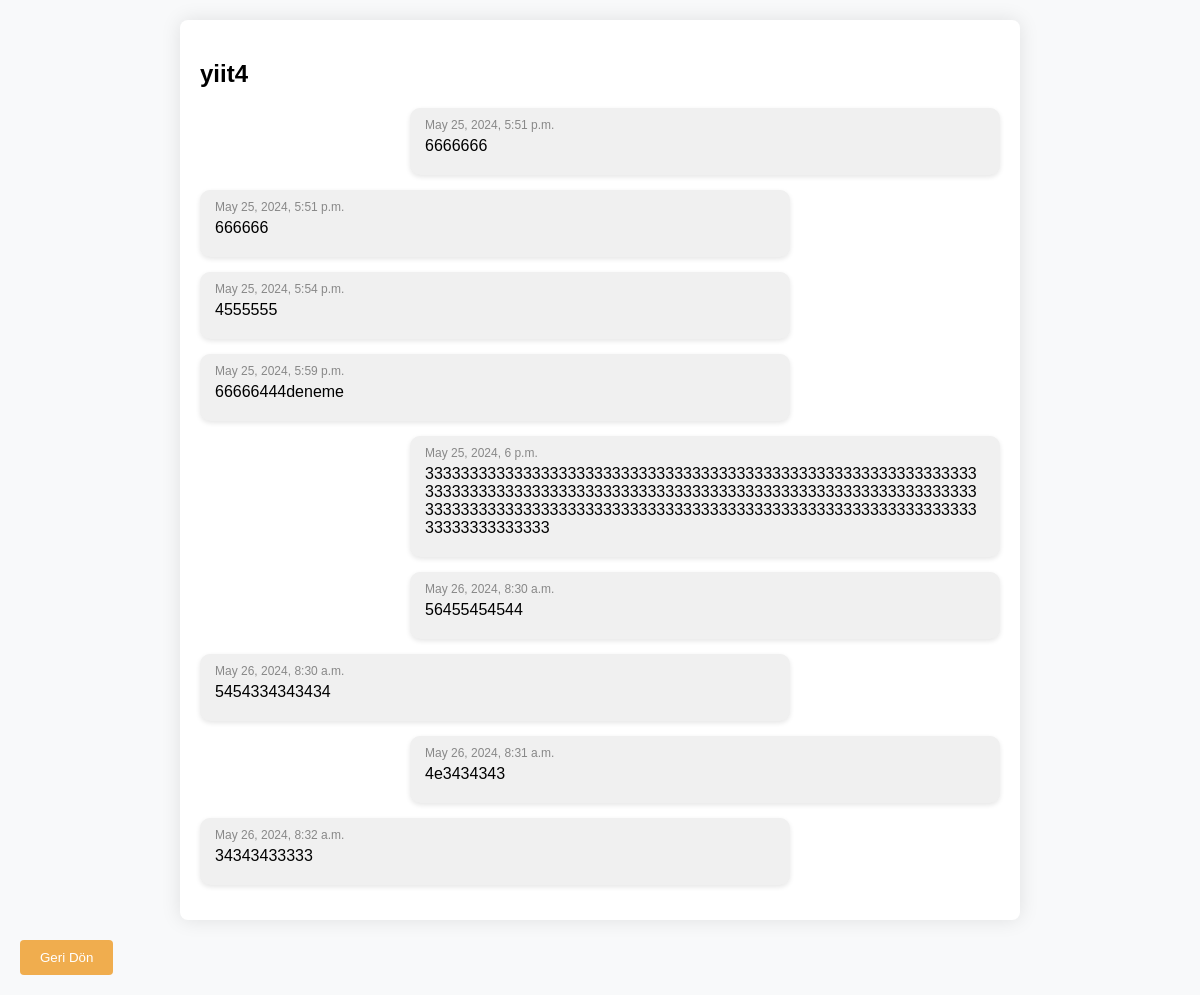
The app's page /user_messages/yiit4/ (signed in) with its own data.
### blog/models.py (models this page shows, shortened)
class Message(models.Model):
    sender = models.ForeignKey(User, related_name='sent_messages', on_delete=models.CASCADE)
    recipient = models.ForeignKey(User, related_name='received_messages', on_delete=models.CASCADE)
    timestamp = models.DateTimeField(auto_now_add=True)
    content = models.TextField(max_length=200, blank=True, null=True)
    image = models.ImageField(upload_to='message_images/', blank=True, null=True)
    file = models.FileField(upload_to='message_files/', blank=True, null=True)
    is_read = models.BooleanField(default=False)
    class Meta:
        ordering = ('-timestamp',)

### blog/views.py (the view)
# urls.py: path('user_messages/<str:username>/', views.user_messages, name='user_messages'),
@login_required
def user_messages(request, username):
    user = get_object_or_404(User, username=username)
    received_messages = Message.objects.filter(recipient=user)
    sent_messages = Message.objects.filter(sender=user)
    context = {
        'user': user,
        'received_messages': received_messages,
        'sent_messages': sent_messages,
    }
    return render(request, 'blog/user_messages.html', context)

### blog/templates/blog/user_messages.html (shortened to what this page needs)
<!DOCTYPE html>
<html lang="en">
<head>
</head>
<body>
    <div class="container">
        <h2>{{ user.username }}</h2>
        <div id="messageList">
            {% for message in received_messages %}
                <div class="message-container received" data-timestamp="{{ message.timestamp|date:'c' }}">
                    <div class="message">
                        <div class="timestamp">{{ message.timestamp }}</div>
                        <div class="content">{{ message.content }}</div>
                    </div>
                </div>
            {% endfor %}
            {% for message in sent_messages %}
                <div class="message-container sent" data-timestamp="{{ message.timestamp|date:'c' }}">
                    <div class="message">
                        <div class="timestamp">{{ message.timestamp }}</div>
                        <div class="content">{{ message.content }}</div>
                    </div>
                </div>
            {% endfor %}
        </div>
    </div>
    <button class="back-button" onclick="window.history.back();">
        Geri Dön
    </button>
</body>
</html>

### blog/templates/blog/user_messages.html (style rules this page uses)
body { font-family: Arial, sans-serif; background-color: #f8f9fa; padding: 20px; margin: 0; }
.container { max-width: 800px; margin: 0 auto; background-color: #fff; border-radius: 8px; box-shadow: 0 0 20px rgba(0, 0, 0, 0.1); padding: 20px; }
.message-container { display: flex; margin-bottom: 15px; }
.message { background-color: #f0f0f0; border-radius: 10px; padding: 10px 15px; box-shadow: 0 2px 5px rgba(0, 0, 0, 0.1); width: 70%; position: relative; }
.received { justify-content: flex-start; }
.sent { justify-content: flex-end; }
.timestamp { font-size: 12px; color: #888; margin-bottom: 5px; }
.content { margin-top: 5px; margin-bottom: 10px; font-size: 16px; word-wrap: break-word; }
.back-button { background-color: #f0ad4e; color: #fff; padding: 10px 20px; border: none; border-radius: 4px; cursor: pointer; margin-top: 20px; }

### records on screen
Message: timestamp "May 26, 2024, 8:32 a.m.", content "34343433333"
Message: timestamp "May 26, 2024, 8:30 a.m.", content "5454334343434"
Message: timestamp "May 25, 2024, 5:59 p.m.", content "66666444deneme"
Message: timestamp "May 25, 2024, 5:54 p.m.", content "4555555"
Message: timestamp "May 25, 2024, 5:51 p.m.", content "666666"
Message: timestamp "May 26, 2024, 8:31 a.m.", content "4e3434343"
Message: timestamp "May 26, 2024, 8:30 a.m.", content "56455454544"
Message: timestamp "May 25, 2024, 6 p.m.", content "33333333333333333333333333333333333333333333333333333333333333333333333333333333333333333333333333333333333333333333333333333333333333333333333333333333333333333333333333333333333333333333333333333333"
Message: timestamp "May 25, 2024, 5:51 p.m.", content "6666666"

### other values on screen
{{ user.username }} "yiit4"
